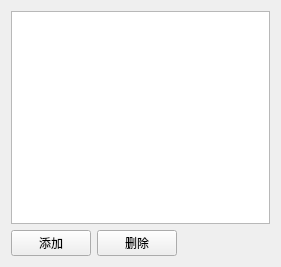
<?xml version="1.0" encoding="UTF-8"?>
<ui version="4.0">
 <class>EditedListWidget</class>
 <widget class="QWidget" name="EditedListWidget">
  <property name="geometry">
   <rect>
    <x>0</x>
    <y>0</y>
    <width>281</width>
    <height>267</height>
   </rect>
  </property>
  <property name="windowTitle">
   <string>Form</string>
  </property>
  <layout class="QVBoxLayout" name="verticalLayout">
   <item>
    <widget class="QTableWidget" name="tableWidget">
     <attribute name="horizontalHeaderVisible">
      <bool>false</bool>
     </attribute>
     <attribute name="horizontalHeaderStretchLastSection">
      <bool>true</bool>
     </attribute>
     <column>
      <property name="text">
       <string>新建列</string>
      </property>
     </column>
    </widget>
   </item>
   <item>
    <layout class="QHBoxLayout" name="horizontalLayout">
     <item>
      <widget class="QPushButton" name="addButton">
       <property name="text">
        <string>添加</string>
       </property>
      </widget>
     </item>
     <item>
      <widget class="QPushButton" name="delButton">
       <property name="text">
        <string>删除</string>
       </property>
      </widget>
     </item>
     <item>
      <spacer name="horizontalSpacer">
       <property name="orientation">
        <enum>Qt::Horizontal</enum>
       </property>
       <property name="sizeHint" stdset="0">
        <size>
         <width>40</width>
         <height>20</height>
        </size>
       </property>
      </spacer>
     </item>
    </layout>
   </item>
  </layout>
 </widget>
 <resources/>
 <connections/>
</ui>
